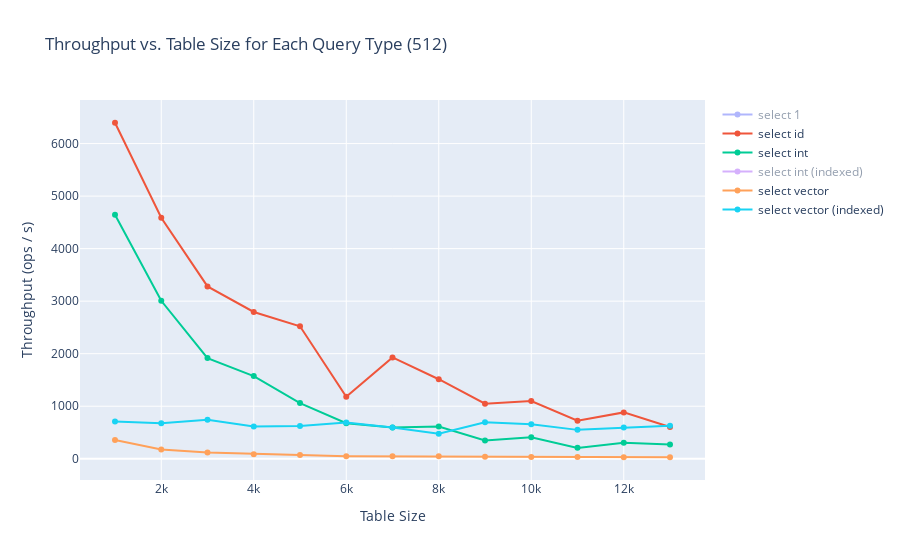
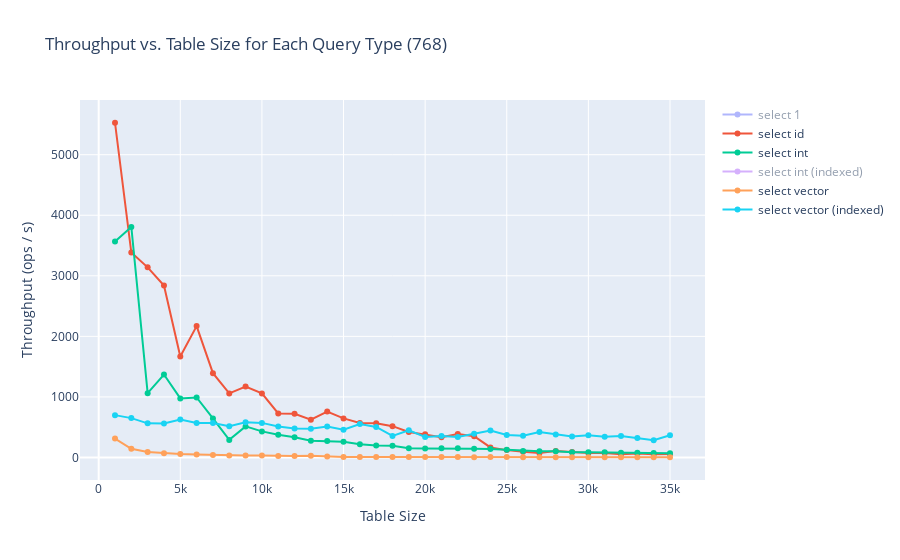

These figures' notebook cell, in order:
### Code cell
# Generate, plot, and print experiment data for (throughput vs. table size) / query

import os
import time
import numpy as np
from pgvector.psycopg2 import register_vector
import psycopg2

N_INTERVAL = 1000

def column_experiments(column, dimensions):
    results = {}
    
    max_count = get_table_count(column)
    start = N_INTERVAL
    end = max_count - (max_count % N_INTERVAL) + 1
    for count in range(start, end, N_INTERVAL):
        create_test_table(count, column)

        experiment_inputs = [
            {
                'label': 'select 1',
                'query': 'SELECT 1'
            },
            {
                'label': 'select id',
                'query': f"SELECT 1 FROM test_table WHERE id < 100"
            },
            {
                'label': 'select int',
                'query': f"SELECT 1 FROM test_table WHERE original_height < 100"
            },
            {
                'label': 'select int (indexed)',
                'query': "SELECT 1 FROM test_table WHERE original_width < 100",
            },
            {
                'label': 'select vector',
                'query': f"SELECT 1 FROM test_table ORDER BY {column}1 <-> %s LIMIT 10",
                'generate_args': lambda: np.random.rand(dimensions)
            },
            {
                'label': 'select vector (indexed)',
                'query': f"SELECT * FROM test_table ORDER BY {column}2 <-> %s LIMIT 10",
                'generate_args': lambda: np.random.rand(dimensions)
            },
        ]

        for input in experiment_inputs:
            label = input['label']
            query = input['query']
            generate_args = input['generate_args'] if 'generate_args' in input else None
            throughput = measure_throughput(query, generate_args)
            if label not in results:
                results[label] = []
            results[label].append((count, throughput))

        drop_test_table()

    return results

def run_experiment(column, dimension):
    results = column_experiments(column, dimension)
    generate_plots(
        f"Throughput vs. Table Size for Each Query Type (Dimension = {dimension})",
        'Table Size',
        results,
        dimension
    )
    print_throughput_results('Table Size', results, dimension)

run_experiment('image_url_ai', 512)
run_experiment('context_page_description_ai', 768)

### Figure 1 — Plotly figure (JSON) as saved in the notebook; plotly's stock layout.template omitted (floating-point values rounded to 4 significant figures)
{"data": [{"mode": "lines+markers", "name": "select 1", "type": "scatter", "visible": "legendonly", "x": [1000, 2000, 3000, 4000, 5000, 6000, 7000, 8000, 9000, 10000, 11000, 12000, 13000], "y": [22930.0, 21120.0, 17270.0, 16010.0, 13580.0, 36690.0, 38270.0, 22280.0, 27640.0, 36330.0, 23480.0, 16610.0, 41180.0]}, {"mode": "lines+markers", "name": "select id", "type": "scatter", "x": [1000, 2000, 3000, 4000, 5000, 6000, 7000, 8000, 9000, 10000, 11000, 12000, 13000], "y": [6397.0, 4588.0, 3281.0, 2794.0, 2522.0, 1180.0, 1928.0, 1514.0, 1049.0, 1100.0, 722.7, 882.1, 604.0]}, {"mode": "lines+markers", "name": "select int", "type": "scatter", "visible": true, "x": [1000, 2000, 3000, 4000, 5000, 6000, 7000, 8000, 9000, 10000, 11000, 12000, 13000], "y": [4647.0, 3007.0, 1916.0, 1574.0, 1060.0, 674.9, 596.8, 613.7, 346.0, 407.9, 206.8, 302.7, 273.1]}, {"mode": "lines+markers", "name": "select int (indexed)", "type": "scatter", "visible": "legendonly", "x": [1000, 2000, 3000, 4000, 5000, 6000, 7000, 8000, 9000, 10000, 11000, 12000, 13000], "y": [4538.0, 2814.0, 1932.0, 1243.0, 25940.0, 27120.0, 22860.0, 27870.0, 25760.0, 18190.0, 21210.0, 22060.0, 27660.0]}, {"mode": "lines+markers", "name": "select vector", "type": "scatter", "x": [1000, 2000, 3000, 4000, 5000, 6000, 7000, 8000, 9000, 10000, 11000, 12000, 13000], "y": [356.8, 176.9, 116.8, 86.37, 68.65, 48.69, 47.72, 46.24, 39.95, 33.3, 32.67, 30.28, 28.16]}, {"mode": "lines+markers", "name": "select vector (indexed)", "type": "scatter", "x": [1000, 2000, 3000, 4000, 5000, 6000, 7000, 8000, 9000, 10000, 11000, 12000, 13000], "y": [707.3, 677.0, 744.1, 612.2, 621.2, 691.6, 596.5, 474.3, 695.2, 655.8, 549.5, 594.4, 627.1]}], "layout": {"autosize": true, "showlegend": true, "title": {"text": "Throughput vs. Table Size for Each Query Type (512)"}, "xaxis": {"autorange": true, "range": [277.3, 13720.0], "title": {"text": "Table Size"}, "type": "linear"}, "yaxis": {"autorange": true, "range": [-497.4, 6922.0], "title": {"text": "Throughput (ops / s)"}, "type": "linear"}}}

### Figure 2 — Plotly figure (JSON) as saved in the notebook; plotly's stock layout.template omitted (floating-point values rounded to 4 significant figures)
{"data": [{"mode": "lines+markers", "name": "select 1", "type": "scatter", "visible": "legendonly", "x": [1000, 2000, 3000, 4000, 5000, 6000, 7000, 8000, 9000, 10000, 11000, 12000, 13000, 14000, 15000, 16000, 17000, 18000, 19000, 20000, 21000, 22000, 23000, 24000, 25000, 26000, 27000, 28000, 29000, 30000, 31000, 32000, 33000, 34000, 35000], "y": [27160.0, 34920.0, 41660.0, 21190.0, 41300.0, 30070.0, 37930.0, 40410.0, 37050.0, 21370.0, 28060.0, 22130.0, 18360.0, 35850.0, 39930.0, 16990.0, 27950.0, 9096.0, 35710.0, 6663.0, 38430.0, 39570.0, 27110.0, 40230.0, 19920.0, 18080.0, 28640.0, 37180.0, 29080.0, 11250.0, 20460.0, 17010.0, 25620.0, 36800.0, 37020.0]}, {"mode": "lines+markers", "name": "select id", "type": "scatter", "x": [1000, 2000, 3000, 4000, 5000, 6000, 7000, 8000, 9000, 10000, 11000, 12000, 13000, 14000, 15000, 16000, 17000, 18000, 19000, 20000, 21000, 22000, 23000, 24000, 25000, 26000, 27000, 28000, 29000, 30000, 31000, 32000, 33000, 34000, 35000], "y": [5528.0, 3383.0, 3140.0, 2841.0, 1669.0, 2169.0, 1392.0, 1058.0, 1173.0, 1058.0, 727.5, 722.4, 623.7, 757.4, 645.0, 570.1, 566.0, 517.1, 419.8, 381.7, 333.1, 388.3, 351.2, 165.9, 121.5, 94.78, 75.11, 108.5, 89.15, 72.64, 74.4, 53.91, 66.96, 53.47, 56.53]}, {"mode": "lines+markers", "name": "select int", "type": "scatter", "x": [1000, 2000, 3000, 4000, 5000, 6000, 7000, 8000, 9000, 10000, 11000, 12000, 13000, 14000, 15000, 16000, 17000, 18000, 19000, 20000, 21000, 22000, 23000, 24000, 25000, 26000, 27000, 28000, 29000, 30000, 31000, 32000, 33000, 34000, 35000], "y": [3568.0, 3807.0, 1062.0, 1370.0, 975.2, 991.2, 645.6, 290.4, 513.2, 430.8, 374.9, 335.6, 277.8, 272.6, 260.0, 216.9, 197.0, 193.3, 152.0, 149.5, 152.0, 152.6, 144.8, 141.3, 127.5, 106.2, 102.7, 101.9, 85.39, 87.75, 85.31, 77.44, 77.99, 74.23, 70.86]}, {"mode": "lines+markers", "name": "select int (indexed)", "type": "scatter", "visible": "legendonly", "x": [1000, 2000, 3000, 4000, 5000, 6000, 7000, 8000, 9000, 10000, 11000, 12000, 13000, 14000, 15000, 16000, 17000, 18000, 19000, 20000, 21000, 22000, 23000, 24000, 25000, 26000, 27000, 28000, 29000, 30000, 31000, 32000, 33000, 34000, 35000], "y": [3202.0, 3719.0, 2350.0, 856.8, 26470.0, 27050.0, 18050.0, 13440.0, 26620.0, 26250.0, 11110.0, 10690.0, 27320.0, 21060.0, 25960.0, 25720.0, 12060.0, 8936.0, 27530.0, 13140.0, 26360.0, 27720.0, 26270.0, 18880.0, 26430.0, 15650.0, 25790.0, 27610.0, 18910.0, 26300.0, 28140.0, 22780.0, 26290.0, 9210.0, 26380.0]}, {"mode": "lines+markers", "name": "select vector", "type": "scatter", "x": [1000, 2000, 3000, 4000, 5000, 6000, 7000, 8000, 9000, 10000, 11000, 12000, 13000, 14000, 15000, 16000, 17000, 18000, 19000, 20000, 21000, 22000, 23000, 24000, 25000, 26000, 27000, 28000, 29000, 30000, 31000, 32000, 33000, 34000, 35000], "y": [312.3, 143.4, 90.4, 69.71, 55.6, 49.11, 41.1, 34.26, 33.9, 31.78, 25.43, 26.06, 26.65, 14.31, 9.699, 9.016, 8.53, 8.182, 7.932, 7.379, 6.768, 6.448, 5.605, 5.871, 5.997, 4.837, 4.289, 4.136, 4.134, 3.713, 4.006, 4.107, 4.457, 4.144, 4.406]}, {"mode": "lines+markers", "name": "select vector (indexed)", "type": "scatter", "x": [1000, 2000, 3000, 4000, 5000, 6000, 7000, 8000, 9000, 10000, 11000, 12000, 13000, 14000, 15000, 16000, 17000, 18000, 19000, 20000, 21000, 22000, 23000, 24000, 25000, 26000, 27000, 28000, 29000, 30000, 31000, 32000, 33000, 34000, 35000], "y": [699.3, 650.2, 563.6, 560.6, 627.6, 571.2, 571.0, 516.9, 582.5, 571.1, 509.9, 479.4, 475.0, 511.2, 459.2, 553.7, 504.3, 356.7, 449.6, 337.5, 354.8, 339.8, 390.1, 446.1, 371.2, 357.7, 420.0, 377.8, 344.6, 365.5, 344.1, 355.6, 323.1, 286.2, 366.2]}], "layout": {"autosize": true, "showlegend": true, "title": {"text": "Throughput vs. Table Size for Each Query Type (768)"}, "xaxis": {"autorange": true, "range": [-1048.0, 37050.0], "title": {"text": "Table Size"}, "type": "linear"}, "yaxis": {"autorange": true, "range": [-452.1, 5983.0], "title": {"text": "Throughput (ops / s)"}, "type": "linear"}}}
